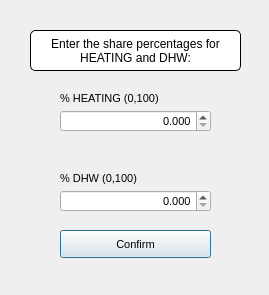
<?xml version="1.0" encoding="UTF-8"?>
<ui version="4.0">
 <class>EnergySourceDialog</class>
 <widget class="QDialog" name="EnergySourceDialog">
  <property name="geometry">
   <rect>
    <x>0</x>
    <y>0</y>
    <width>269</width>
    <height>295</height>
   </rect>
  </property>
  <property name="font">
   <font>
    <family>Comic Sans MS</family>
    <pointsize>9</pointsize>
   </font>
  </property>
  <property name="windowTitle">
   <string>Assign share HEATING and DHW</string>
  </property>
  <property name="windowIcon">
   <iconset resource="resources.qrc">
    <normaloff>:/images/wizard.png</normaloff>:/images/wizard.png</iconset>
  </property>
  <widget class="QLabel" name="labelDHW">
   <property name="geometry">
    <rect>
     <x>60</x>
     <y>170</y>
     <width>151</width>
     <height>16</height>
    </rect>
   </property>
   <property name="font">
    <font>
     <family>MS Shell Dlg 2</family>
     <pointsize>8</pointsize>
    </font>
   </property>
   <property name="text">
    <string>% DHW (0,100)</string>
   </property>
  </widget>
  <widget class="QDoubleSpinBox" name="doubleSpinBoxDHW">
   <property name="geometry">
    <rect>
     <x>60</x>
     <y>190</y>
     <width>151</width>
     <height>22</height>
    </rect>
   </property>
   <property name="font">
    <font>
     <family>MS Shell Dlg 2</family>
     <pointsize>8</pointsize>
    </font>
   </property>
   <property name="alignment">
    <set>Qt::AlignRight|Qt::AlignTrailing|Qt::AlignVCenter</set>
   </property>
   <property name="decimals">
    <number>3</number>
   </property>
   <property name="minimum">
    <double>0.000000000000000</double>
   </property>
   <property name="maximum">
    <double>100.000000000000000</double>
   </property>
   <property name="singleStep">
    <double>0.000100000000000</double>
   </property>
  </widget>
  <widget class="QLabel" name="labelHEATING">
   <property name="geometry">
    <rect>
     <x>60</x>
     <y>90</y>
     <width>151</width>
     <height>16</height>
    </rect>
   </property>
   <property name="font">
    <font>
     <family>MS Shell Dlg 2</family>
     <pointsize>8</pointsize>
    </font>
   </property>
   <property name="text">
    <string>% HEATING (0,100)</string>
   </property>
  </widget>
  <widget class="QDoubleSpinBox" name="doubleSpinBoxHEATING">
   <property name="geometry">
    <rect>
     <x>60</x>
     <y>110</y>
     <width>151</width>
     <height>22</height>
    </rect>
   </property>
   <property name="font">
    <font>
     <family>MS Shell Dlg 2</family>
     <pointsize>8</pointsize>
    </font>
   </property>
   <property name="alignment">
    <set>Qt::AlignRight|Qt::AlignTrailing|Qt::AlignVCenter</set>
   </property>
   <property name="decimals">
    <number>3</number>
   </property>
   <property name="maximum">
    <double>100.000000000000000</double>
   </property>
   <property name="singleStep">
    <double>0.000100000000000</double>
   </property>
  </widget>
  <widget class="QPushButton" name="pushButtonConfirmParams">
   <property name="geometry">
    <rect>
     <x>60</x>
     <y>230</y>
     <width>151</width>
     <height>28</height>
    </rect>
   </property>
   <property name="font">
    <font>
     <family>MS Shell Dlg 2</family>
     <pointsize>8</pointsize>
    </font>
   </property>
   <property name="text">
    <string>Confirm</string>
   </property>
  </widget>
  <widget class="QLabel" name="label">
   <property name="geometry">
    <rect>
     <x>30</x>
     <y>30</y>
     <width>211</width>
     <height>41</height>
    </rect>
   </property>
   <property name="font">
    <font>
     <family>MS Shell Dlg 2</family>
     <weight>50</weight>
     <bold>false</bold>
    </font>
   </property>
   <property name="styleSheet">
    <string notr="true">QLabel{
	border: 1px solid black;
	border-radius: 5px;
	background-color: white;
	
}</string>
   </property>
   <property name="text">
    <string>Enter the share percentages for HEATING and DHW:</string>
   </property>
   <property name="alignment">
    <set>Qt::AlignCenter</set>
   </property>
   <property name="wordWrap">
    <bool>true</bool>
   </property>
  </widget>
 </widget>
 <resources>
 </resources>
 <connections/>
</ui>
